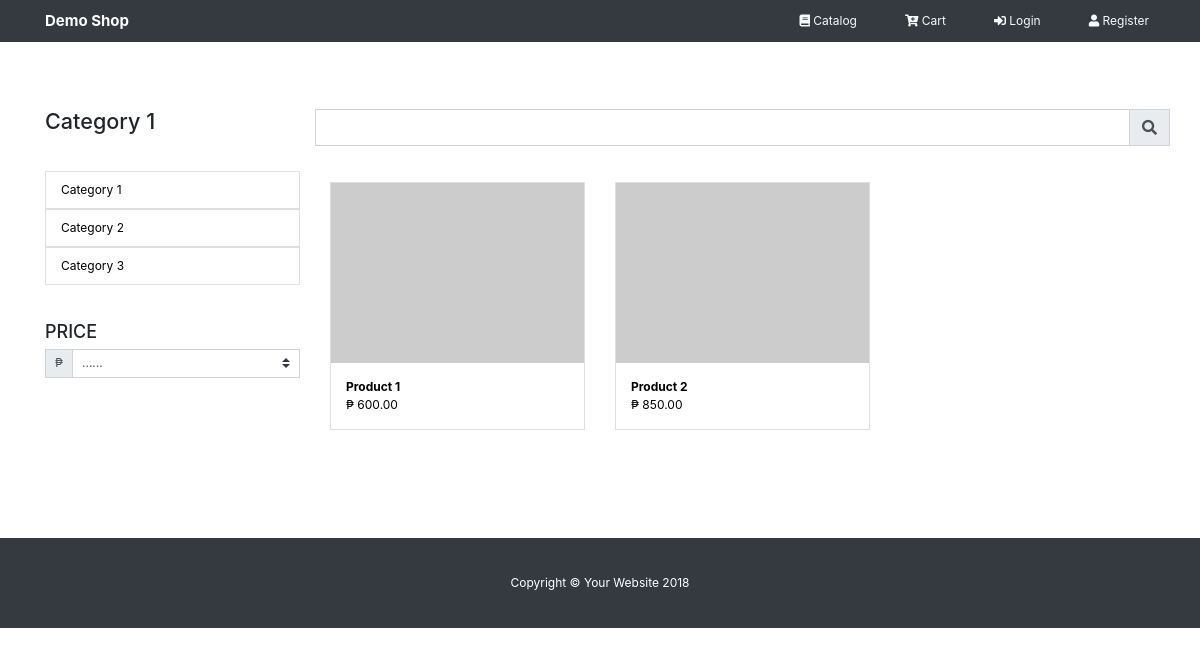
Screenshot of /app/views/catalog2.php?id=1 with the database file from the repository.
### tables this page shows
CREATE TABLE `tbl_categories` (
  `id` int(11) NOT NULL,
  `name` varchar(255) NOT NULL
);

CREATE TABLE `tbl_items` (
  `id` int(11) NOT NULL,
  `name` varchar(255) NOT NULL,
  `price` decimal(18,2) NOT NULL,
  `description` varchar(255) NOT NULL,
  `img_path` varchar(255) NOT NULL,
  `category_id` int(11) DEFAULT NULL,
  `stocks` int(11) NOT NULL
);

### app/views/catalog2.php (the view, shortened to what this page needs)
<?php include_once "../partials/header.php";?>
<?php require_once "../controllers/connect.php";?>
	<div class="container my-5">
		<div class="row">
			<div class="col-lg-3">
				<?php
					$id = @$_GET['id'];
			      	$sql = "SELECT * FROM tbl_categories WHERE id = $id";
			      	$result = mysqli_query($conn,$sql);
			      	$bool = false;
	               	if(!$id || $result === $bool) {
	                	echo "<h1 class='my-5'>Categories</h1>";
	               	} else {
	               		$row = mysqli_fetch_assoc($result);
	                	$name = $row['name'];
	               		echo "<h1 class='my-5'>$name</h1>";
	               	}
		      		$sql = "SELECT * FROM tbl_categories";
		      		$result = mysqli_query($conn,$sql);
			      	if(mysqli_num_rows($result) > 0){
			      		while($row = mysqli_fetch_assoc($result)){
			      			$name = $row['name'];
			      			$id = $row['id'];
			      				echo
			      				"<div class='list-group'>
											<a href='catalog2.php?id=$id'class='list-group-item btn-block' onclick='showCategories($id) id=$id'>
													$name
											</a>
			      				</div>";
			      		}
			      	}
		     ?>
				<div class='mt-5'>
					<h4 class='mb-2'>PRICE</h4>
				</div>
				<div class="input-group mb-3">
				  <div class="input-group-prepend">
				    <label class="input-group-text" for="inputGroupSelect01">&#8369;</label>
				  </div>
				  <select class="custom-select" id="priceOrder" onchange="priceOrder">
				    <option selected>......</option>
				  </select>
				</div>
			</div>
			<div class="col-lg-9">
				<div class="row">
					<div class="input-group input-group-lg my-5">
					  <input type="text" class="form-control" aria-label="Sizing example input" aria-describedby="inputGroup-sizing-lg" id="search">
					  <div class="input-group-append">
					    <span class="input-group-text" id="inputGroup-sizing-lg">
					    	<i class="fas fa-search"></i>
					    </span>
					  </div>
					</div>
				</div>
				<div class="row" id="products">
			        <?php
			   		  $id = @$_GET['id'];
								if($id) {
									$sql = "SELECT * FROM tbl_items WHERE category_id = " . $id;
								} else {
									$sql = "SELECT * FROM tbl_items";
								}
			          $result = mysqli_query($conn,$sql);
			          if(mysqli_num_rows($result) > 0){
			            while($row = mysqli_fetch_assoc($result)){
			            	$id = $row['id'];
			              	$name = $row['name'];
			              $item_img = $row['img_path'];
										echo "
											<div class='col-lg-4 col-md-6 mb-5'>
												<a href='product.php?id=$id'>
													<div class = 'card h-700'>
														<img src='$item_img'>
														<div class='card-body'>
															<div class='font-weight-bold'>
																	$name
															</div>
															<div>&#8369; $row[price]</div>
														</div>
													</div>
												</a>
											</div>";
			            }
			          }
			        ?>
			    </div>
			</div>
		</div>
	</div>
	<?php include_once "../partials/footer.php";?>

### app/assets/css/style.css (style rules this page uses)
* { border-radius: 0 !important; -webkit-border-radius: 0 !important; -moz-border-radius: 0 !important; border-radius: 0 !important; }
html { font-size: 12px; }
h1 { font-size: 1.8rem; }
a { color: black; text-decoration: none !important; cursor: pointer; }

### rows the page displays
tbl_categories: name "Category 1"
tbl_categories: name "Category 2"
tbl_categories: name "Category 3"
tbl_items: name "Product 1", price "600.00"
tbl_items: name "Product 2", price "850.00"
